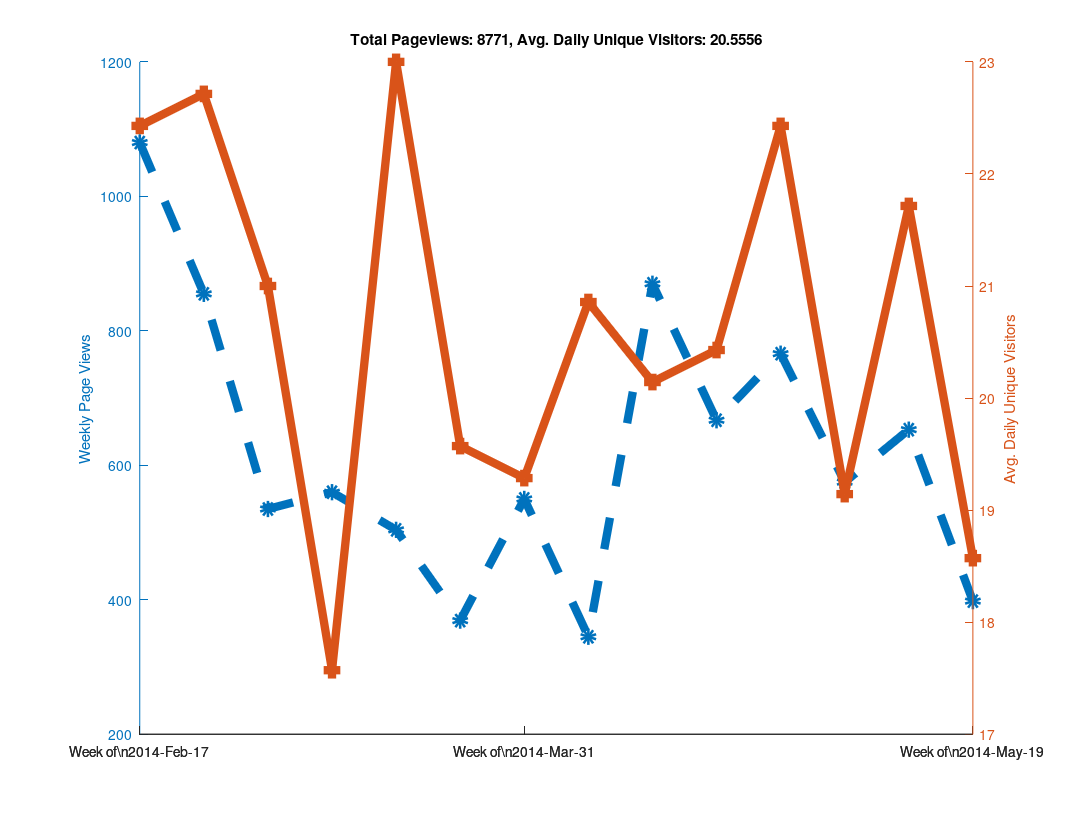

The MATLAB script that drew this image:
clear all

% Github has a "traffic" page now, but it doesn't seem like you can
% put in an arbitrary date range?  When I looked at it, it showed the
% numbers of unique visitors and views for the last two weeks only...
% So as long as I check back at least once every two weeks I can keep
% a record of it?  Great...

% https://github.com/libMesh/libmesh/graphs/traffic

% Date, Views, Unique Visitors
data = {
    '2014-Feb-17', 274, 25
    '2014-Feb-18', 145, 30
    '2014-Feb-19', 129, 27
    '2014-Feb-20', 202, 24
    '2014-Feb-21', 240, 22
    '2014-Feb-22', 62,  17
    '2014-Feb-23', 28,  12
    '2014-Feb-24', 217, 19
    '2014-Feb-25', 90,  25
    '2014-Feb-26', 189, 36
    '2014-Feb-27', 112, 26
    '2014-Feb-28', 81,  20
    '2014-Mar-01', 113, 17
    '2014-Mar-02', 53,  16
    '2014-Mar-03', 41,  21
    '2014-Mar-04', 144, 35
    '2014-Mar-05', 51,  20
    '2014-Mar-06', 157, 25
    '2014-Mar-07', 50,  22
    '2014-Mar-08', 50,  11
    '2014-Mar-09', 42,  13
    '2014-Mar-10', 61,  16
    '2014-Mar-11', 27,  16
    '2014-Mar-12', 111, 20
    '2014-Mar-13', 66,  20
    '2014-Mar-14', 223, 25
    '2014-Mar-15', 46,   9
    '2014-Mar-16', 26,  17
    '2014-Mar-17', 80,  29
    '2014-Mar-18', 59,  30
    '2014-Mar-19', 85,  31
    '2014-Mar-20', 122, 18
    '2014-Mar-21', 61,  21
    '2014-Mar-22', 33,  18
    '2014-Mar-23', 64,  14
    '2014-Mar-24', 95,  24
    '2014-Mar-25', 75,  28
    '2014-Mar-26', 49,  18
    '2014-Mar-27', 57,  24
    '2014-Mar-28', 33,  16
    '2014-Mar-29', 41,  16
    '2014-Mar-30', 19,  11
    '2014-Mar-31', 52,  12
    '2014-Apr-01', 120, 21
    '2014-Apr-02', 68,  23
    '2014-Apr-03', 98,  28
    '2014-Apr-04', 77,  21
    '2014-Apr-05', 80,  15
    '2014-Apr-06', 55,  15
    '2014-Apr-07', 71,  31
    '2014-Apr-08', 84,  26
    '2014-Apr-09', 33,  18
    '2014-Apr-10', 32,  16
    '2014-Apr-11', 51,  20
    '2014-Apr-12', 25,  15
    '2014-Apr-13', 49,  20
    '2014-Apr-14', 120, 23
    '2014-Apr-15', 191, 27
    '2014-Apr-16', 219, 24
    '2014-Apr-17', 216, 30
    '2014-Apr-18', 63,  19
    '2014-Apr-19', 36,  11
    '2014-Apr-20', 25,   7
    '2014-Apr-21', 115, 24
    '2014-Apr-22', 128, 31
    '2014-Apr-23', 87,  25
    '2014-Apr-24', 108, 23
    '2014-Apr-25', 111, 20
    '2014-Apr-26', 89,   9
    '2014-Apr-27', 29,  11
    '2014-Apr-28', 177, 28
    '2014-Apr-29', 170, 27
    '2014-Apr-30', 183, 28
    '2014-May-01', 97,  25
    '2014-May-02', 64,  23
    '2014-May-03', 43,  12
    '2014-May-04', 32,  14
    '2014-May-05', 125, 28
    '2014-May-06', 68,  24
    '2014-May-07', 68,  19
    '2014-May-08', 114, 14
    '2014-May-09', 47,  20
    '2014-May-10', 139, 20
    '2014-May-11', 14,   9
    '2014-May-12', 90,  27
    '2014-May-13', 92,  22
    '2014-May-14', 197, 32
    '2014-May-15', 140, 26
    '2014-May-16', 59,  20
    '2014-May-17', 21,  9
    '2014-May-18', 54,  16
    '2014-May-19', 117, 28
    '2014-May-20', 47,  18
    '2014-May-21', 55,  19
    '2014-May-22', 77,  26
    '2014-May-23', 28,  12
    '2014-May-24', 38,  13
    '2014-May-25', 36,  14
    '2014-May-26', 44,  13
    };

% length works like you would expect it to for cell arrays.
N=length(data);

% A cell array of strings holding just the dates
dates = {data{:,1}};

% Note the extra square brackets!  This seems to be required (at least
% in Octave) to catch the output of data{:,2} as an array.
views = [data{:,2}];
visitors = [data{:,3}];



% 1.) Make daily plot - You can do this, but it gets a bit hard to read

%% % Can't plot string data automatically?
%% x=linspace(1,N,N);
%%
%% % Only way to set linestyles with plotyy is after the fact, apparently.
%% % plotyy returns the axis handle first, followed by the two plot handles.
%% clf;
%% hold on;
%% [haxis, h1, h2] = plotyy(x, views, x, visitors);
%%
%% % Label the axes
%% ylabel (haxis(1), 'Daily Page Views');
%% ylabel (haxis(2), 'Daily Unique Visitors');
%%
%% % Totaling unique visitors doesn't really mean much...
%% title (['Total Pageviews: ', num2str(sum(views)), ', Avg. Daily Unique Visitors: ', num2str(mean(visitors))]);
%%
%% % Make thick lines - this looks better in PDF
%% set([h1, h2], 'linewidth', 6);
%%
%% % Turn on markers
%% set(h1, 'marker', 'o');
%% set(h2, 'marker', 's');
%%
%% % Set marker size
%% set([h1, h2], 'markersize', 6);
%%
%% % Make dashed line?  Aquaterm doesn't seem to properly display this, but it
%% % does work in the PDF!
%% set(h1, 'linestyle', '--');
%%
%% % Set the xticks and labels so that it shows dates instead of numbers.
%% xticksat = [1 length(x)];
%% set(haxis, 'xtick', xticksat);
%%
%% for i=1:length(xticksat)
%%   xtlabels{i} = data{xticksat(i), 1};
%% end
%% set(haxis, 'xticklabel', xtlabels);
%%
%% % Print to PDF
%% set (gcf, "paperposition", [0.25, 0.25, 10.75, 8.25]);
%% set (gcf, "papersize", [11, 8.5]);
%% set (gcf, "paperorientation", 'landscape');
%%
%% % Make a PDF of this plot.
%% print('-dpdf', 'github_traffic.pdf', '-FHelvetica:20');



% 2.) Make weekly plot - the data is naturally week-periodic
week_indexes = 1:7:N;

% Get total views and average unique viewers for each week
week_views = [];
week_visitors = [];
  for i=1:length(week_indexes)-1
  start = week_indexes(i);
  stop = week_indexes(i+1) - 1;
  week_views(end+1) = sum(views(start:stop));
  week_visitors(end+1) = mean(visitors(start:stop));
end

clf;
hold on;
x=linspace(1, length(week_views), length(week_views));
[haxis, h1, h2] = plotyy(x, week_views, x, week_visitors);

% Label the axes
ylabel (haxis(1), 'Weekly Page Views');
ylabel (haxis(2), 'Avg. Daily Unique Visitors');

% Totaling unique visitors doesn't really mean much...
title (['Total Pageviews: ', num2str(sum(views)), ', Avg. Daily Unique Visitors: ', num2str(mean(visitors))]);

% Make thick lines - this looks better in PDF
set([h1, h2], 'linewidth', 6);

% Turn on markers
set(h1, 'marker', 'o');
set(h2, 'marker', 's');

% Set marker size
set([h1, h2], 'markersize', 6);

% Make dashed line?  Aquaterm doesn't seem to properly display this, but it
% does work in the PDF!
set(h1, 'linestyle', '--');

% Set the xticks and labels so that it shows dates instead of numbers.
xticksat = [1 ceil(length(x)/2) length(x)];
set(haxis, 'xtick', xticksat);

for i=1:length(xticksat)
  xtlabels{i} = ['Week of\n', data{week_indexes(xticksat(i)), 1}];
end
set(haxis, 'xticklabel', xtlabels);

% Print to PDF
set (gcf, "paperposition", [0.25, 0.25, 10.75, 8.25]);
set (gcf, "papersize", [11, 8.5]);
set (gcf, "paperorientation", 'landscape');

% Make a PDF of this plot.
print('-dpdf', 'weekly_github_traffic.pdf', '-FHelvetica:20');



% 3.) Make monthly plot - not enough data to be interesting yet...

%% month_intervals = {'2014-Feb-17', '2014-Mar-17', '2014-Apr-17'};
%%
%% % Numerical indexes of the month intervals
%% month_indexes = [];
%%
%% for i=1:length(month_intervals)
%%   % Calling 'strcmp' on a cell array of strings returns an array of 0s
%%   % and 1s, then 'find' returns the non-zero index.  The 'end' keyword
%%   % is used to append to the array.
%%   month_indexes(end+1) = find(strcmp(month_intervals{i}, dates));
%% end
%%
%% % Get total views and average unique viewers for each month
%% month_views = [];
%% month_visitors = [];
%%   for i=1:length(month_indexes)-1
%%   start = month_indexes(i);
%%   stop = month_indexes(i+1) - 1;
%%   month_views(end+1) = sum(views(start:stop));
%%   month_visitors(end+1) = mean(visitors(start:stop));
%% end
%%
%% clf;
%% hold on;
%% x=linspace(1, length(month_views), length(month_views));
%% [haxis, h1, h2] = plotyy(x, month_views, x, month_visitors);
